Frame 1 (no input): blank canvas, image omitted
Frame 60 (the mouse pressed at the canvas centre just before this capture): blank canvas, image omitted
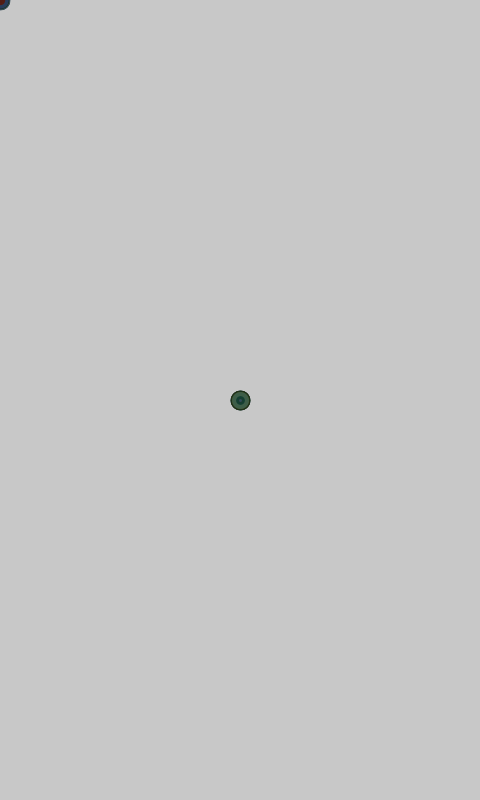
Frame 120 (the mouse held since frame 60 and released just before this capture)

The Processing sketch whose frames 1 and 60 were blank and that drew this single picture after the mouse press (run headless with seeded random() and noise(); from frame 60 on, the mouse is pressed at the canvas centre):

// Processing sketch: processing_15250
// ── processing_15250.pde


// Basic Drawing Test - Jonathan Zalben - www.jonathanzalben.com

void setup(){
  size(480,800);
  background(200);

}

void draw(){
  smooth();
  strokeWeight(random(20));
  stroke(random(100),random(100),random(100));
  point(mouseX,mouseY); 
}
